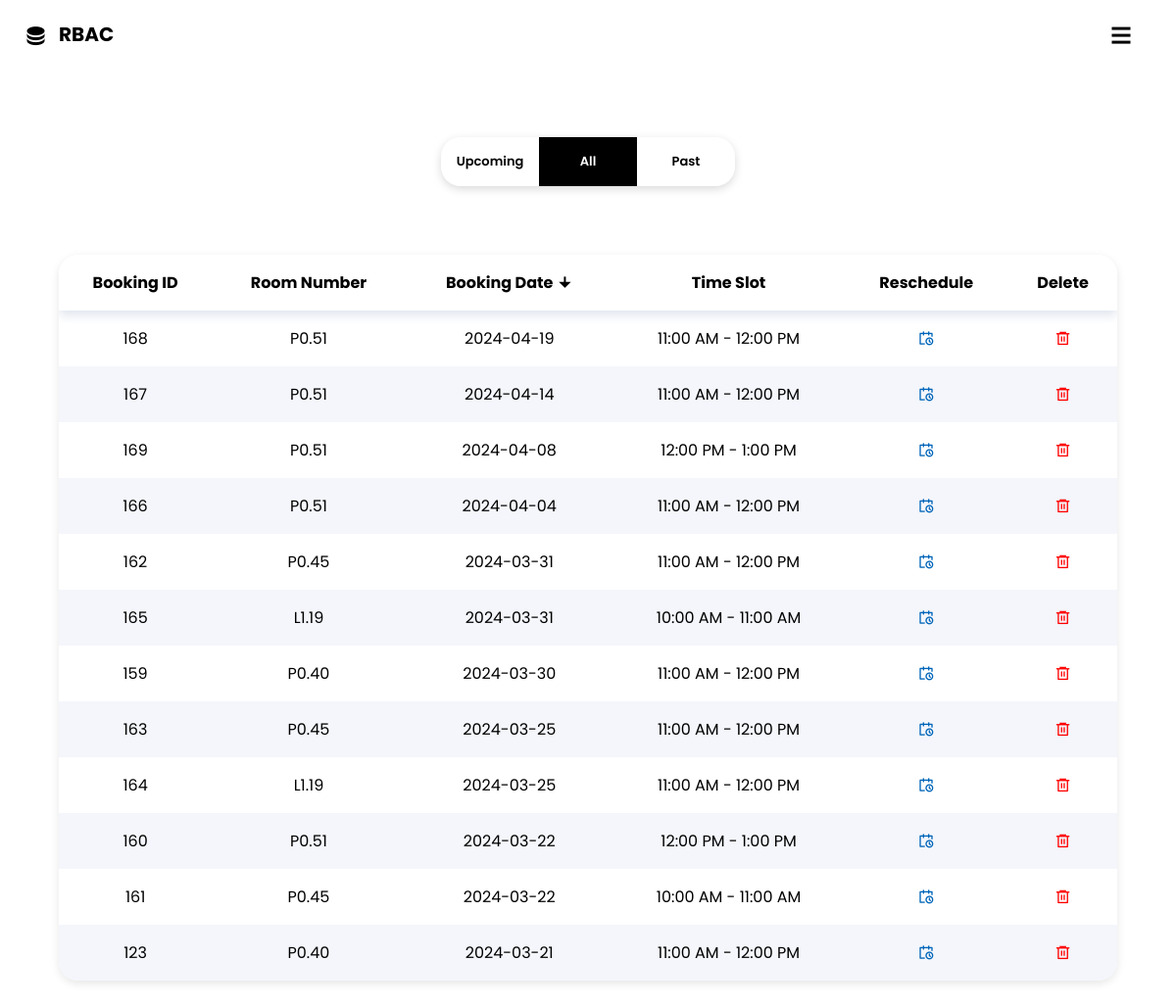
The app's page /mybookings?datesort=desc&categories= (signed in) with its own data.
### app.py (models this page shows)
class book(db.Model):
    bookingID = db.Column(db.Integer, unique=True, primary_key=True)
    userID = db.Column(db.Integer, db.ForeignKey('users.id'))
    roomID = db.Column(db.String, db.ForeignKey('rooms.number'))
    datebooked = db.Column(db.String)
    timeSlot = db.Column(db.String)

### app.py (the view, shortened to what this page needs)
@app.route('/mybookings')
@login_required
def mybookings():
    selectedcat = request.args.get('categories')
    datesort = request.args.get('datesort')
    bookings = book.query.filter_by(userID=current_user.id)
    pastBookings = []
    upcomingBookings = []
    if selectedcat is None:
        selectedcat = ''
    if selectedcat == '':
        if datesort == 'desc':
            bookings = bookings.order_by(book.datebooked.desc())
        else:
            bookings = bookings.order_by(book.datebooked)
    return render_template('mybookings.html',bookings=bookings,selectedcat=selectedcat,datesort=datesort)

### app.py (called while the page is built)
@login_manager.user_loader
def load_user(user_id):
    return users.query.get(int(user_id))

### templates/mybookings.html (shortened to what this page needs)
<!DOCTYPE html>
<html>
<head>
    <link rel="stylesheet" type="text/css" href="{{ url_for('static', filename='style.css') }}">
    <link href="https://cdn.jsdelivr.net/npm/remixicon@4.1.0/fonts/remixicon.css" rel="stylesheet" />
    <link rel="stylesheet" href="https://cdn.jsdelivr.net/npm/swiper@11/swiper-bundle.min.css" />
</head>
<body>
    <div class="navcontainer">
        <nav>
            <div class="nav-logo" onclick="homeRedir()">
                <i class="ri-database-2-fill"></i>
                <h2 id="rbac">RBAC</h2>
            </div>
            <div class="nav-toggle" id="nav-toggle" onclick="showNav()">
                <i class="ri-menu-line"></i>
            </div>
        </nav>
    </div>
    <div class="home">
        <form class="bookingcategories" method="GET" action="/mybookings">
            <label for="upcoming">
                Upcoming
            </label>
            <label for="all">
                All
            </label>
            <label for="past">
                Past
            </label>
        </form>
    </div>
    <div class="userbookings">
        <div class="tablecontainter">
            <table>
                <thead>
                    <tr>
                        <th>Booking ID</th>
                        <th>Room Number</th>
                        <th id="desksort">
                            <a href="{{ url_for('mybookings',datesort='desc' if datesort != 'desc' else 'asc', categories=selectedcat) }}">
                                Booking Date
                                {% if datesort == 'desc' %}
                                <i class="ri-arrow-down-fill"></i>
                                {% else %}
                                <i class="ri-arrow-up-fill"></i>
                                {% endif %}
                            </a>
                        </th>
                        <th>Time Slot</th>
                        <th>Reschedule</th>
                        <th>Delete</th>
                    </tr>
                </thead>
                {% for booking in bookings %}
                <tr>
                    <td>{{ booking.bookingID }}</td>
                    <td>{{ booking.roomID }}</td>
                    <td>{{ booking.datebooked }}</td>
                    <td>{{ booking.timeSlot }}</td>
                    <td id="rebooking">
                        <a href="{{ url_for('reschedule', roomID=booking.roomID, bookingID=booking.bookingID) }}" onclick="return confirm('Are you sure you want to reschedule {{booking.bookingID}}? This will delete the currently booked timeslot ')">
                            <i class="ri-calendar-schedule-line"></i>
                        </a>
                    </td>
                    <td id="deletebooking">
                        <a href="{{ url_for('delete', bookingID=booking.bookingID) }}" onclick="return confirm('Are you sure you want to delete booking {{booking.bookingID}}? ')">
                            <i class="ri-delete-bin-6-line"></i>
                        </a>
                    </td>
                </tr>
                {% endfor %}
            </table>
        </div>
    </div>
</body>
</html>

### static/style.css (style rules this page uses)
* { margin: 0; padding: 0; box-sizing: border-box; scroll-behavior: smooth; }
:root { --largest-font: 112px; --larger-font: 70px; --large-font: 34px; --text-large-font: 20px; --text-font: 16px; --text-color: #000; --hover-color: #fff; --dark-color: #000; --bg-color: #ffff; --nav-hover-color: #0065b9; --secondary-color: #0065b9; --search-bar-color: #ffff; }
body { font-family: Arial, sans-serif; background-color: var(--bg-color); }
.navcontainer { width: 100%; min-height: 10vh; display: flex; flex-direction: column; overflow: hidden; position: relative; }
.navcontainer nav { justify-content: center; padding-right: 0; position: fixed; z-index: 100; width: 100%; height: 80px; transition: all 0.5s; }
.nav-logo { position: absolute; left: 0px; top: 0; justify-content: center; align-items: center; text-align: center; display: flex; flex-direction: row; }
.nav-logo i { font-size: 1.5em; margin: 1em; color: var(--dark-color); }
.nav-logo h2 { font-family: "Poppins"; font-size: 20px; padding: 0px; margin: 20px; top: 0; cursor: pointer; left: 40px; color: var(--dark-color); position: absolute; }
.nav-toggle { display: inline-flex; visibility: visible; cursor: pointer; position: absolute; top: 0; right: 20px; margin: 1em; font-size: 1.5em; font-weight: 600; transition: all 0.5s; }
.home { width: 100%; display: flex; flex-direction: row; align-items: center; }
.rooms .dashbox, th, td { padding: 1rem; }
.rooms table, th, td { padding: 1rem; }
#desksort a { text-decoration: none; color: #000; }
.bookingcategories { display: flex; max-width: 300px; width: 100%; position: relative; user-select: none; -webkit-tap-highlight-color: rgba(0, 0, 0, 0); position: relative; margin-top: 60px; margin-left: auto; margin-right: auto; font-size: 13px; font-weight: 600; font-family: "Poppins"; box-shadow: 0 3px 10px rgb(0 0 0 / 0.15); border-radius: 20px; }
.bookingcategories>input:checked+label { color: #fff; }
.bookingcategories>input:nth-of-type(2):checked~label:last-of-type:before { transform: translateX(calc(100% + 0px)); background-color: #000; }
.bookingcategories label { flex: 1; text-align: center; white-space: nowrap; overflow: hidden; text-overflow: ellipsis; cursor: pointer; }
.bookingcategories label:last-of-type:before { content: ""; display: block; max-width: calc(33.3333333333% - 0px); margin: 0px; position: absolute; top: 0; right: 0; bottom: 0; left: 0; z-index: -1; transform: translateX(0); }
.bookingcategories label { padding: 15px 3px; transition: color 250ms cubic-bezier(0, 0.95, 0.38, 0.98); }
.bookingcategories label:before { background: var(--secondary-color); transition: all 250ms cubic-bezier(0, 0.95, 0.38, 0.98); }
.userbookings { position: relative; padding-bottom: 50px; font-family: "Poppins"; }
.userbookings table { text-align: center; margin: auto; width: 90%; margin-top: 70px; border-radius: 20px; border-collapse: collapse; overflow: hidden; box-shadow: 0 3px 10px rgb(0 0 0 / 0.1); }
.userbookings table, th, td { padding: 1rem; }
.userbookings table thead { box-shadow: 0 5px 10px #e1e5ee; }
.userbookings table th { background-color: #fff; top: 0; left: 0; }
.userbookings table tr:nth-child(even) { background-color: #f4f6fb; }
.ri-delete-bin-6-line { color: red; transition: all 0.5s; }
.ri-calendar-schedule-line { color: var(--secondary-color); transition: all 0.5s; }
#deletebooking a { text-decoration: none; }
#rebooking a { text-decoration: none; }

### records on screen
book: bookingID "168", roomID "P0.51", datebooked "2024-04-19", timeSlot "11:00 AM - 12:00 PM"
book: bookingID "167", roomID "P0.51", datebooked "2024-04-14", timeSlot "11:00 AM - 12:00 PM"
book: bookingID "169", roomID "P0.51", datebooked "2024-04-08", timeSlot "12:00 PM - 1:00 PM"
book: bookingID "166", roomID "P0.51", datebooked "2024-04-04", timeSlot "11:00 AM - 12:00 PM"
book: bookingID "162", roomID "P0.45", datebooked "2024-03-31", timeSlot "11:00 AM - 12:00 PM"
book: bookingID "165", roomID "L1.19", datebooked "2024-03-31", timeSlot "10:00 AM - 11:00 AM"
book: bookingID "159", roomID "P0.40", datebooked "2024-03-30", timeSlot "11:00 AM - 12:00 PM"
book: bookingID "163", roomID "P0.45", datebooked "2024-03-25", timeSlot "11:00 AM - 12:00 PM"
book: bookingID "164", roomID "L1.19", datebooked "2024-03-25", timeSlot "11:00 AM - 12:00 PM"
book: bookingID "160", roomID "P0.51", datebooked "2024-03-22", timeSlot "12:00 PM - 1:00 PM"
book: bookingID "161", roomID "P0.45", datebooked "2024-03-22", timeSlot "10:00 AM - 11:00 AM"
book: bookingID "123", roomID "P0.40", datebooked "2024-03-21", timeSlot "11:00 AM - 12:00 PM"
